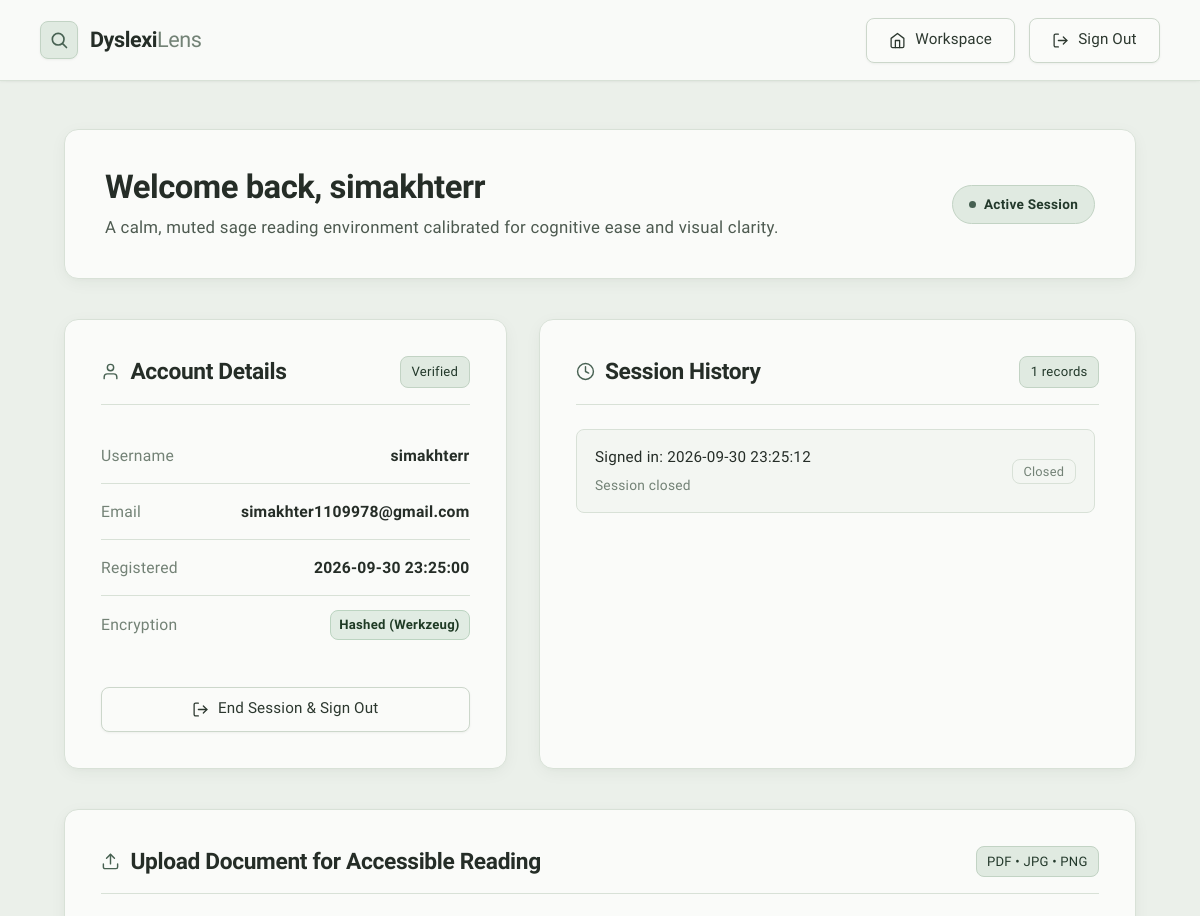
The app's page /home (signed in, upper part), older data.
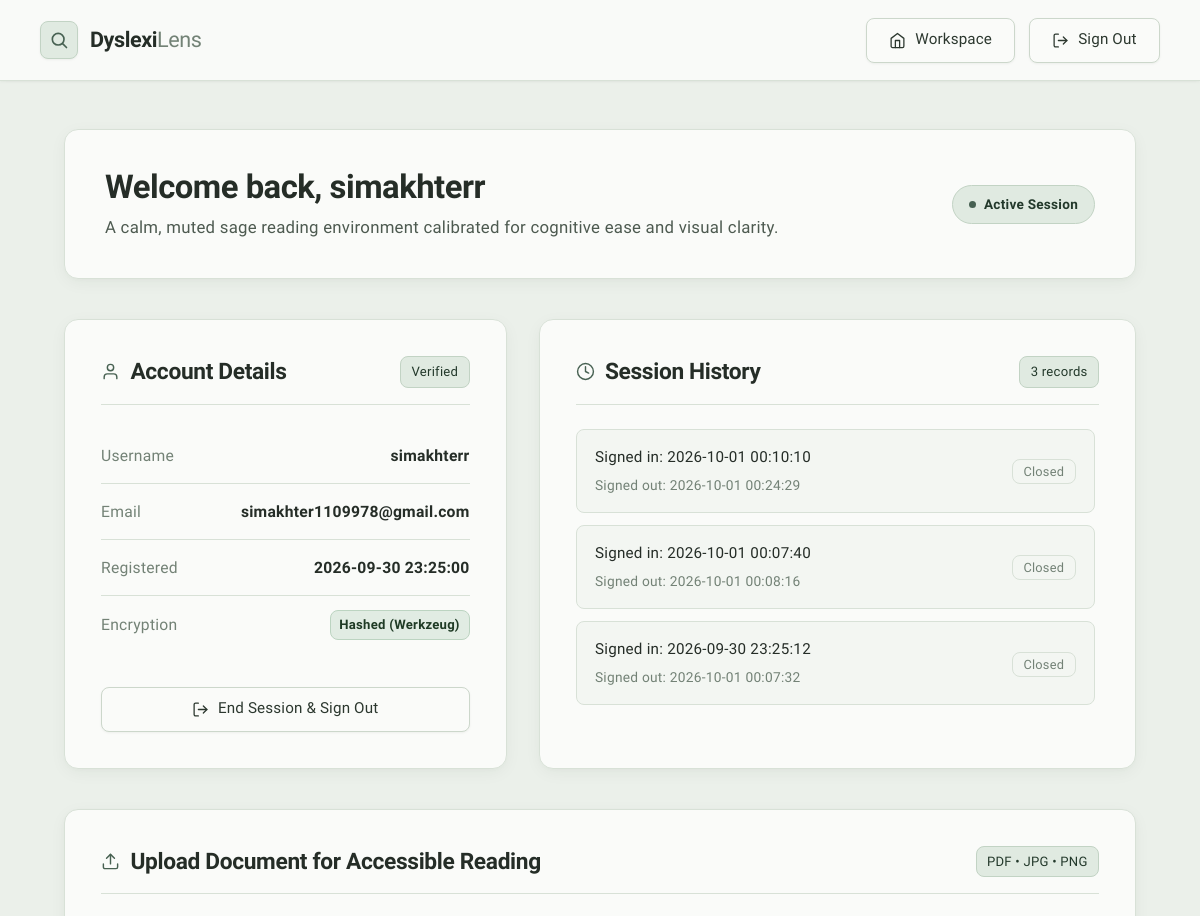
The same page, newer data.
### tables this page shows
CREATE TABLE users (
            id INTEGER PRIMARY KEY AUTOINCREMENT,
            username TEXT UNIQUE NOT NULL,
            email TEXT UNIQUE NOT NULL,
            password TEXT NOT NULL,
            created_at TIMESTAMP DEFAULT CURRENT_TIMESTAMP
        );

CREATE TABLE login_history (
            id INTEGER PRIMARY KEY AUTOINCREMENT,
            user_id INTEGER NOT NULL,
            login_time TIMESTAMP DEFAULT CURRENT_TIMESTAMP,
            logout_time TIMESTAMP,
            FOREIGN KEY (user_id) REFERENCES users (id)
        );

### app.py (the view)
@app.route("/home")
@login_required
def home():
    user_id = session["user_id"]
    db = get_db()
    cursor = db.cursor()
    cursor.execute("SELECT id, username, email, created_at FROM users WHERE id = ?", (user_id,))
    user = cursor.fetchone()
    cursor.execute("""
        SELECT id, login_time, logout_time
        FROM login_history
        WHERE user_id = ?
        ORDER BY id DESC
        LIMIT 10
    """, (user_id,))
    history_records = cursor.fetchall()
    extracted_text = session.pop("extracted_text", None)
    extracted_filename = session.pop("extracted_filename", None)
    return render_template(
        "home.html",
        user=user,
        history=history_records,
        current_history_id=session.get("login_history_id"),
        extracted_text=extracted_text,
        extracted_filename=extracted_filename
    )

### app.py (called while the page is built)
def get_db():
    if "db" not in g:
        g.db = sqlite3.connect(DATABASE)
        g.db.row_factory = sqlite3.Row
        init_db()
    return g.db

def init_db():
    conn = sqlite3.connect(DATABASE)
    cursor = conn.cursor()
    cursor.execute("""
        CREATE TABLE IF NOT EXISTS users (
            id INTEGER PRIMARY KEY AUTOINCREMENT,
            username TEXT UNIQUE NOT NULL,
            email TEXT UNIQUE NOT NULL,
            password TEXT NOT NULL,
            created_at TIMESTAMP DEFAULT CURRENT_TIMESTAMP
        )
    """)
    cursor.execute("""
        CREATE TABLE IF NOT EXISTS login_history (
            id INTEGER PRIMARY KEY AUTOINCREMENT,
            user_id INTEGER NOT NULL,
            login_time TIMESTAMP DEFAULT CURRENT_TIMESTAMP,
            logout_time TIMESTAMP,
            FOREIGN KEY (user_id) REFERENCES users (id)
        )
    """)
    conn.commit()
    conn.close()

def login_required(f):
    @wraps(f)
    def decorated_function(*args, **kwargs):
        if "user_id" not in session:
            flash("Please log in to access your DyslexiLens space.", "info")
            return redirect(url_for("login"))
        return f(*args, **kwargs)
    return decorated_function

### templates/home.html (shortened to what this page needs)
{% extends "base.html" %}
{% block content %}
<div class="dashboard-container">
  <section class="overview-banner">
    <div class="overview-text">
      <h1>Welcome back, {{ user['username'] }}</h1>
      <p>A calm, muted sage reading environment calibrated for cognitive ease and visual clarity.</p>
    </div>
    <div class="status-badge">
      <span class="status-dot" aria-hidden="true"></span>
      <span>Active Session</span>
    </div>
  </section>
  <div class="dashboard-row">
    <div class="panel-card">
      <div class="panel-header">
        <div class="panel-title">
          <svg viewBox="0 0 24 24" fill="none" stroke-width="1.8" stroke-linecap="round" stroke-linejoin="round">
            <path d="M20 21v-2a4 4 0 0 0-4-4H8a4 4 0 0 0-4 4v2"></path>
            <circle cx="12" cy="7" r="4"></circle>
          </svg>
          <h2>Account Details</h2>
        </div>
        <span class="panel-count">Verified</span>
      </div>
      <ul class="detail-list">
        <li class="detail-item">
          <span class="detail-label">Username</span>
          <span class="detail-value">{{ user['username'] }}</span>
        </li>
        <li class="detail-item">
          <span class="detail-label">Email</span>
          <span class="detail-value">{{ user['email'] }}</span>
        </li>
        <li class="detail-item">
          <span class="detail-label">Registered</span>
          <span class="detail-value">{{ user['created_at'] }}</span>
        </li>
        <li class="detail-item">
          <span class="detail-label">Encryption</span>
          <span class="security-tag">Hashed (Werkzeug)</span>
        </li>
      </ul>
      <div style="margin-top: auto;">
        <a href="{{ url_for('logout') }}" class="btn btn-secondary btn-full" id="home-logout-btn">
          <svg viewBox="0 0 24 24" fill="none" stroke-width="1.8" stroke-linecap="round" stroke-linejoin="round">
            <path d="M9 21H5a2 2 0 0 1-2-2V5a2 2 0 0 1 2-2h4"></path>
            <polyline points="16 17 21 12 16 7"></polyline>
            <line x1="21" y1="12" x2="9" y2="12"></line>
          </svg>
          End Session & Sign Out
        </a>
      </div>
    </div>
    <div class="panel-card">
      <div class="panel-header">
        <div class="panel-title">
          <svg viewBox="0 0 24 24" fill="none" stroke-width="1.8" stroke-linecap="round" stroke-linejoin="round">
            <circle cx="12" cy="12" r="10"></circle>
            <polyline points="12 6 12 12 16 14"></polyline>
          </svg>
          <h2>Session History</h2>
        </div>
        <span class="panel-count">{{ history|length }} records</span>
      </div>
      {% if history %}
        <div class="history-scroll">
          {% for record in history %}
            <div class="history-row {% if record['id'] == current_history_id %}current-row{% endif %}">
              <div class="history-times">
                <div class="history-time-in">
                  Signed in: {{ record['login_time'] }}
                </div>
                <div class="history-time-out">
                  {% if record['logout_time'] %}
                    Signed out: {{ record['logout_time'] }}
                  {% else %}
                    {% if record['id'] == current_history_id %}
                      Current active session
                    {% else %}
                      Session closed
                    {% endif %}
                  {% endif %}
                </div>
              </div>
              <div>
                {% if record['id'] == current_history_id and not record['logout_time'] %}
                  <span class="badge-state active">Active</span>
                {% else %}
                  <span class="badge-state closed">Closed</span>
                {% endif %}
              </div>
            </div>
          {% endfor %}
        </div>
      {% else %}
        <p style="color: var(--text-muted); font-size: 0.95rem;">No prior sessions recorded.</p>
      {% endif %}
    </div>
  </div>
  <section class="upload-panel">
    <div class="panel-header">
      <div class="panel-title">
        <svg viewBox="0 0 24 24" fill="none" stroke-width="1.8" stroke-linecap="round" stroke-linejoin="round">
          <path d="M21 15v4a2 2 0 0 1-2 2H5a2 2 0 0 1-2-2v-4"></path>
          <polyline points="17 8 12 3 7 8"></polyline>
          <line x1="12" y1="3" x2="12" y2="15"></line>
        </svg>
        <h2>Upload Document for Accessible Reading</h2>
      </div>
      <span class="panel-count">PDF &bull; JPG &bull; PNG</span>
    </div>
  </section>
</div>
{% endblock %}

### templates/base.html (shortened to what this page needs)
<!DOCTYPE html>
<html lang="en">
<head>
  <link rel="stylesheet" href="{{ url_for('static', filename='style.css') }}?v=9">
</head>
<body>
  <header class="app-header">
    <div class="header-container">
      <a href="{{ url_for('home' if session.get('user_id') else 'login') }}" class="logo-container" aria-label="DyslexiLens Home">
        <div class="logo-icon-wrap" aria-hidden="true">
          <svg viewBox="0 0 24 24" fill="none" stroke-width="2" stroke-linecap="round" stroke-linejoin="round">
            <circle cx="11" cy="11" r="7"></circle>
            <line x1="21" y1="21" x2="16.65" y2="16.65"></line>
          </svg>
        </div>
        <div class="logo-title">
          Dyslexi<span>Lens</span>
        </div>
      </a>
      <nav class="nav-actions">
        {% if session.get('user_id') %}
          <a href="{{ url_for('home') }}" class="btn btn-secondary" id="nav-home">
            <svg viewBox="0 0 24 24" fill="none" stroke-width="1.8" stroke-linecap="round" stroke-linejoin="round">
              <path d="M3 9l9-7 9 7v11a2 2 0 0 1-2 2H5a2 2 0 0 1-2-2z"></path>
              <polyline points="9 22 9 12 15 12 15 22"></polyline>
            </svg>
            Workspace
          </a>
          <a href="{{ url_for('logout') }}" class="btn btn-secondary" id="nav-logout">
            <svg viewBox="0 0 24 24" fill="none" stroke-width="1.8" stroke-linecap="round" stroke-linejoin="round">
              <path d="M9 21H5a2 2 0 0 1-2-2V5a2 2 0 0 1 2-2h4"></path>
              <polyline points="16 17 21 12 16 7"></polyline>
              <line x1="21" y1="12" x2="9" y2="12"></line>
            </svg>
            Sign Out
          </a>
        {% else %}
          <a href="{{ url_for('login') }}" class="btn btn-secondary" id="nav-login">Sign In</a>
          <a href="{{ url_for('signup') }}" class="btn btn-primary" id="nav-signup">Create Account</a>
        {% endif %}
      </nav>
    </div>
  </header>
  <main class="main-wrapper">
    {% block content %}{% endblock %}
  </main>
</body>
</html>

Row changes from the older to the newer data that the page shows:
added login_history: login_time "2026-10-01 00:10:10", logout_time "2026-10-01 00:24:29", shows "Closed"
added login_history: login_time "2026-10-01 00:07:40", logout_time "2026-10-01 00:08:16", shows "Closed"
changed login_history (number 3 of 3 on the later page): logout_time (not shown) → "2026-10-01 00:07:32"; no longer shows "Session closed"
Text that changed along with them:
{{ history|length }}: "1" → "3"
